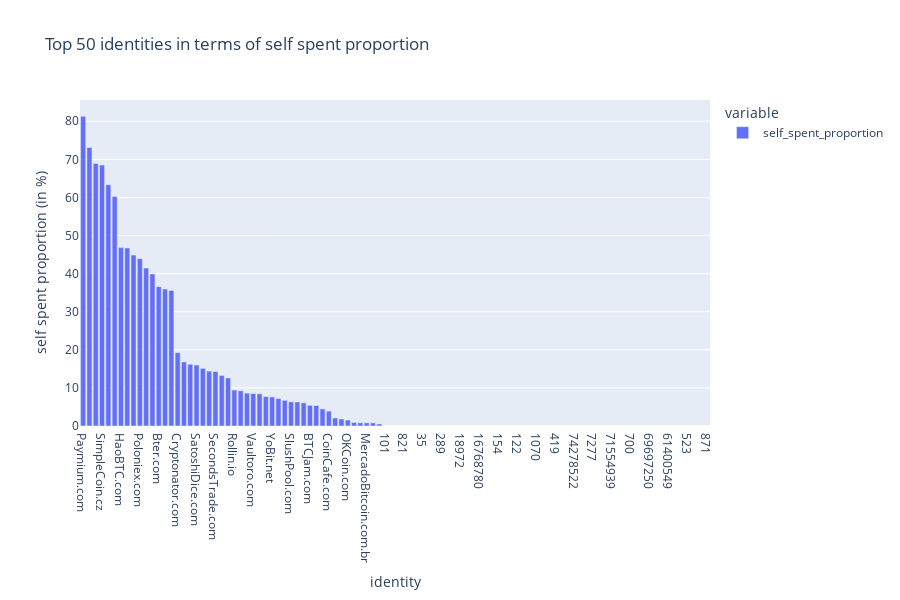

The notebook cell this image was saved under:
### Code cell
# plot the df_test with a bar plot with plotly
# with the title 'Top 50 identities in terms of self spent proportion'
# with the figsize (15, 10)
# with the x axis title 'identity'
# with the y axis title 'self spent proportion (in %)'

fig = px.bar(df_self_spent_prop_sorted.head(100), title='Top 50 identities in terms of self spent proportion', labels={'index': 'identity', 'value': 'self spent proportion (in %)'}, height=600)
fig.show()

### Figure 1 — Plotly figure (JSON) as saved in the notebook; plotly's stock layout.template omitted (floating-point values rounded to 4 significant figures)
{"data": [{"alignmentgroup": "True", "hovertemplate": "variable=self_spent_proportion<br>identity=%{x}<br>self spent proportion (in %)=%{y}<extra></extra>", "legendgroup": "self_spent_proportion", "marker": {"color": "#636efa", "pattern": {"shape": ""}}, "name": "self_spent_proportion", "offsetgroup": "self_spent_proportion", "orientation": "v", "showlegend": true, "textposition": "auto", "type": "bar", "x": ["Paymium.com", "ePay.info_CoinJoinMess", "Bitbond.com", "SimpleCoin.cz", "BitZillions.com", "Xapo.com", "HaoBTC.com", "Huobi.com", "Bitstamp.net", "Poloniex.com", "Bit-x.com", "LuckyB.it", "Bter.com", "BX.in.th", "Matbea.com", "Cryptonator.com", "HolyTransaction.com", "CoinTrader.net_LocalBitcoins.com", "SatoshiDice.com", "TheRockTrading.com", "CoinJar.com", "SecondsTrade.com", "CoinPayments.net", "PocketDice.io", "Rollin.io", "SafeDice.com", "SatoshiMines.com", "Vaultoro.com", "999Dice.com", "CoinSpot.com.au", "YoBit.net", "FortuneJack.com", "FYBSG.com", "SlushPool.com", "Loanbase.com", "Bitcoin.de", "BTCJam.com", "CoinMotion.com", "BitBargain.co.uk", "CoinCafe.com", "BtcTrade.com", "BTCC.com", "OKCoin.com", "BitcoinFog", "BTC-e.com", "MercadoBitcoin.com.br", "CoinGaming.io", "HappyCoins.com", "101", "898", "0", "821", "417", "354", "35", "348", "292", "289", "269", "227", "18972", "1805", "175", "16768780", "16621", "1567", "154", "1391", "1226", "122", "1149", "1138", "1070", "107", "396", "419", "74304487", "421", "74278522", "73963652", "73832915", "7277", "72472408", "71842975", "71554939", "70927660", "70063369", "700", "69984672", "69827719", "69697250", "69383113", "641", "61400549", "61", "57", "523", "5162", "469", "871"], "xaxis": "x", "y": [81.31, 73.11, 68.93, 68.5, 63.34, 60.27, 46.83, 46.74, 44.87, 43.93, 41.46, 39.94, 36.58, 35.95, 35.57, 19.25, 16.83, 16.21, 16.01, 15.12, 14.41, 14.3, 13.27, 12.6, 9.441, 9.231, 8.622, 8.524, 8.458, 7.74, 7.637, 7.198, 6.743, 6.343, 6.313, 6.081, 5.43, 5.382, 4.478, 3.912, 2.124, 1.835, 1.55, 0.9307, 0.8462, 0.8292, 0.8121, 0.539, 0, 0, 0, 0, 0, 0, 0, 0, 0, 0, 0, 0, 0, 0, 0, 0, 0, 0, 0, 0, 0, 0, 0, 0, 0, 0, 0, 0, 0, 0, 0, 0, 0, 0, 0, 0, 0, 0, 0, 0, 0, 0, 0, 0, 0, 0, 0, 0, 0, 0, 0, 0], "yaxis": "y"}], "layout": {"barmode": "relative", "height": 600, "legend": {"title": {"text": "variable"}, "tracegroupgap": 0}, "title": {"text": "Top 50 identities in terms of self spent proportion"}, "xaxis": {"anchor": "y", "domain": [0, 1], "title": {"text": "identity"}}, "yaxis": {"anchor": "x", "domain": [0, 1], "title": {"text": "self spent proportion (in %)"}}}}
